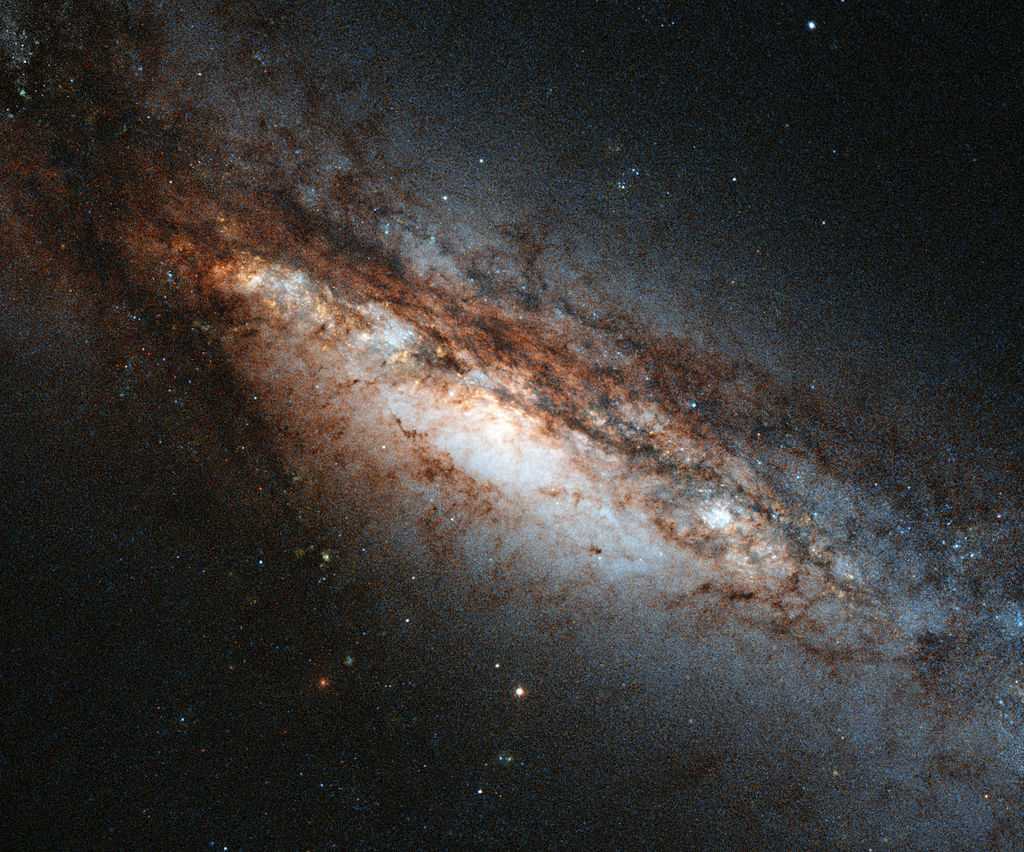
#> input picture test.jpg, 1024 x 852 px
$ python orst.py
#> lines starting #> are read from the running program, lines starting #| are printed output that depends on the picture
#> further down, img is the input picture: shape (852, 1024, 3); mean B, G, R 52.5, 54.4, 57.3
### heuristic.py


class Heuristics(object):

    # [23 lines left out: functions brightness, grayness, not called in this run]

    @staticmethod
    def summation(rgb):

        return sum(rgb)

    # [17 lines left out: functions red, green, blue, not called in this run]

### orst.py
#  -*- coding: utf-8 -*-

import numpy as np
import cv2
import time
import logging
from heuristic import Heuristics


class Orst(object):

    def multisort(self, image, listargs=()):

        original = np.copy(image)

        output = np.copy(image)

        for args in listargs:

            heuristic, condition, inverse, nrturns = args
            temp = self.sort(original, heuristic, condition, inverse, nrturns) - original

            output = np.where(output != 0, temp, output)

        return output

    def sort(self, image, heuristic, condition, inverse, nrturns=0):
        """
        Sorts an image by some heuristic, determined by the 'criterion' param.

        :param image: The image to sort, images are represented by 3D numpy matrices (x, y, colordepth).
        :param heuristic: the function to use for sorting.
        :param condition: the condition to start sorting. Closely tied to the heuristic used.
        :param inverse: Whether to use the inverse of the heuristic. Inverting a criterium means that, instead of
        sorting by X being below a value. The X must be higher or equal than the value.
        :return: the sorted image.
        """
#> called with condition = 200, inverse = True, nrturns = 1

        copy_image = np.copy(image)

        if nrturns > 0:
            nrturns %= 4
            copy_image = np.rot90(copy_image, nrturns)
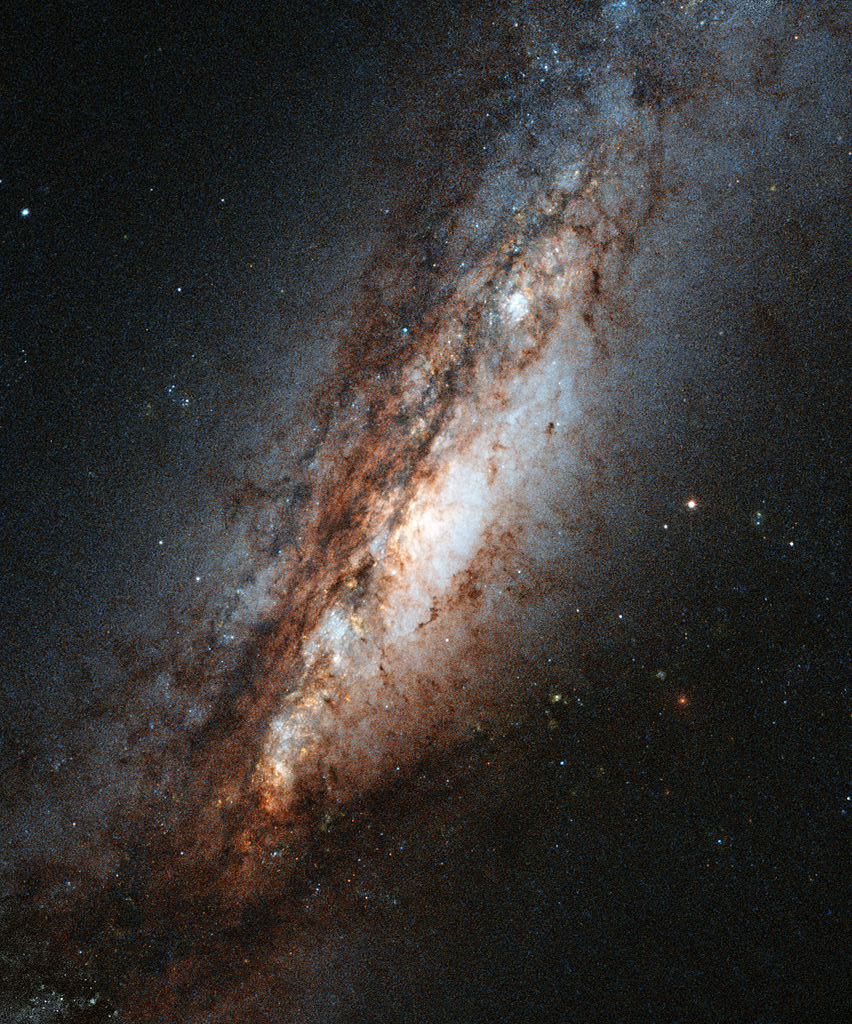
#> copy_image: shape (1024, 852, 3); mean B, G, R 52.5, 54.4, 57.3

        for line in copy_image:
            self._sortline(line, heuristic, condition, inverse)

        if nrturns > 0:
            copy_image = np.rot90(copy_image, 4 - nrturns)
#> copy_image: shape (852, 1024, 3)

        return copy_image

    @staticmethod
    def _sortline(line, function, constant, inverse):
        """
        Sorts a line by comparing function(pixel) to constant for each pixel in a line.

        :param line: The line to sort.
        :param function: The function to use for sorting.
        :param constant: The constant used to compare the pixels to.
        :param inverse: Whether to invert the sorting criterium.
        """

        active = False
        start = 0

        for idx, val in enumerate(line):

            if active:
                if not(inverse and function(val) >= constant) and (inverse or function(val) >= constant):
                    continue
                else:
                    end = idx
                    line[start:end] = np.sort(line[start:end], axis=0)
                    active = False
            elif not active:
                if not(inverse and function(val) >= constant) and (inverse or function(val) >= constant):
                    active = True
                    start = idx


if __name__ == u"__main__":

    logging.basicConfig(level=logging.INFO)

    path = u"test.jpg"

    img = cv2.imread(path, flags=-1)

    orst = Orst()

    img = orst.sort(img, Heuristics.summation, 200, True, nrturns=1)

    writepath = u"{0}-{1}.jpg".format(path.split(u".")[0], time.clock())

    cv2.imwrite(writepath, img)
    logging.log(level=logging.INFO, msg=u"orst is done!, wrote to {0}".format(writepath))
